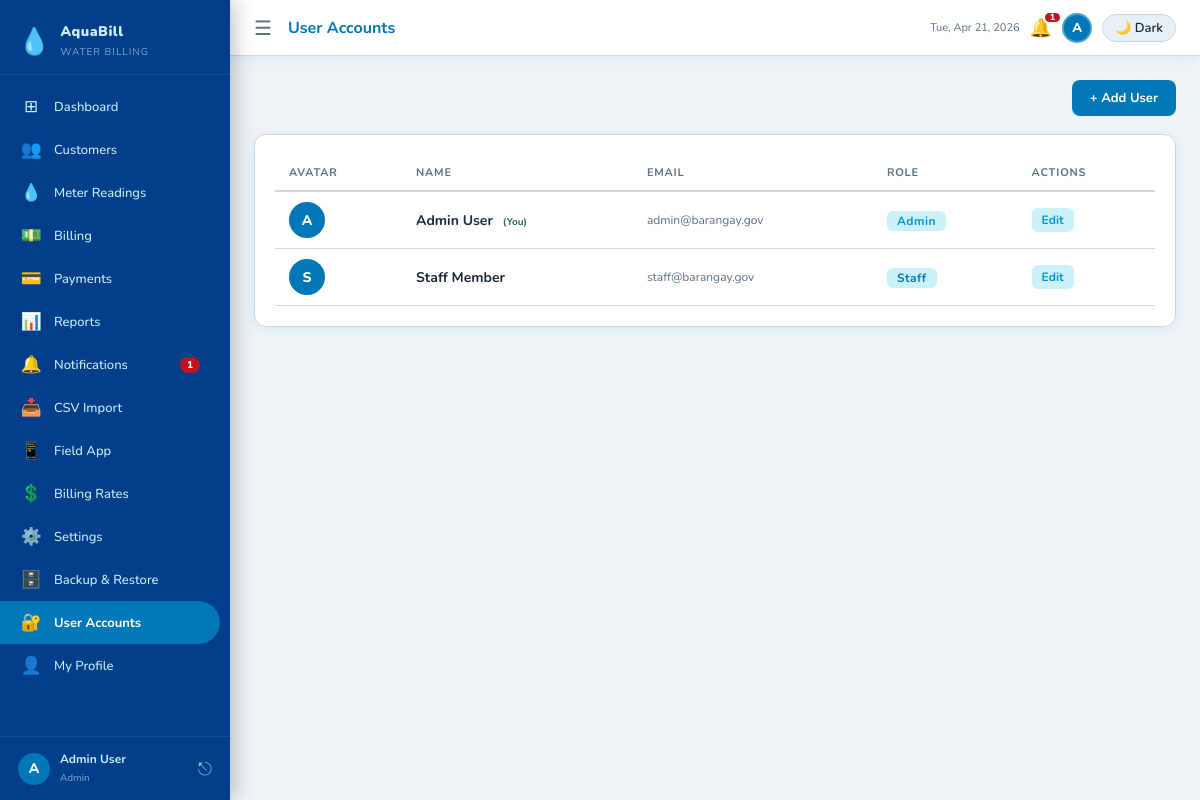
/users.php (signed in), run on the app's committed database.
### tables this page shows
CREATE TABLE IF NOT EXISTS users (
    id INT AUTO_INCREMENT PRIMARY KEY,
    name VARCHAR(120) NOT NULL,
    email VARCHAR(180) NOT NULL UNIQUE,
    password VARCHAR(255) NOT NULL,
    role ENUM('Admin','Staff') NOT NULL DEFAULT 'Staff',
    avatar CHAR(2) DEFAULT 'U',
    created_at TIMESTAMP DEFAULT CURRENT_TIMESTAMP
);

### includes/functions.php (called while the page is built, shortened)
<?php
function currentUser(): array {
    return [
        'id'     => $_SESSION['user_id']   ?? 0,
        'name'   => $_SESSION['user_name'] ?? '',
        'email'  => $_SESSION['user_email'] ?? '',
        'role'   => $_SESSION['user_role'] ?? '',
        'avatar' => $_SESSION['user_avatar'] ?? 'U',
    ];
}
function h(string $s): string {
    return htmlspecialchars($s, ENT_QUOTES, 'UTF-8');
}
function isDark(): bool {
    return ($_SESSION['dark_mode'] ?? false) === true;
}

### users.php (the view, shortened to what this page needs)
<?php
require_once 'includes/functions.php';
$pdo = getDB();
$users = $pdo->query("SELECT * FROM users ORDER BY id")->fetchAll();
require_once 'includes/header.php';
renderHeader('User Accounts', 'users');
?>
<div class="toolbar">
  <button class="btn btn-primary" onclick="document.getElementById('add-user-modal').style.display='flex'">+ Add User</button>
</div>
<div class="card">
  <div class="table-wrap">
    <table>
      <thead><tr><th>Avatar</th><th>Name</th><th>Email</th><th>Role</th><th>Actions</th></tr></thead>
      <tbody>
        <?php foreach ($users as $u): ?>
        <tr>
          <td>
            <div style="width:36px;height:36px;border-radius:50%;background:var(--accent);color:#fff;display:flex;align-items:center;justify-content:center;font-weight:800">
              <?= h($u['avatar']) ?>
            </div>
          </td>
          <td class="fw-bold">
            <?= h($u['name']) ?>
            <?php if ($u['id'] == currentUser()['id']): ?>
            <span style="font-size:10px;color:var(--success);margin-left:6px">(You)</span>
            <?php endif; ?>
          </td>
          <td class="fs-sm text-muted"><?= h($u['email']) ?></td>
          <td><span class="badge badge-<?= strtolower(h($u['role'])) ?>"><?= h($u['role']) ?></span></td>
          <td>
            <a href="users.php?edit=<?= $u['id'] ?>" class="btn btn-sm btn-info-soft">Edit</a>
          </td>
        </tr>
        <?php endforeach; ?>
      </tbody>
    </table>
  </div>
</div>
<?php renderFooter(); ?>

### includes/header.php (shortened to what this page needs)
<?php
function renderHeader(string $title = '', string $activePg = ''): void {
    $u    = currentUser();
    $dark = isDark();
?>
<!DOCTYPE html>
<html lang="en" data-theme="<?= $dark ? 'dark' : 'light' ?>">
<head>
<link rel="stylesheet" href="assets/css/style.css">
<link rel="stylesheet" media="print" href="assets/css/print.css">
</head>
<body>
<aside class="sidebar" id="sidebar">
  <div class="sidebar-logo">
    <span class="logo-icon">💧</span>
    <div class="logo-text">
      <strong><?= APP_NAME ?></strong>
      <small>WATER BILLING</small>
    </div>
  </div>
  <nav class="sidebar-nav">
    <?php
    $notifCount = 0;
    try {
        $pdo2 = getDB();
        $pdo2->exec("UPDATE bills SET status='Overdue' WHERE status='Unpaid' AND due_date < CURDATE()");
        $notifCount = (int)$pdo2->query(
            "SELECT COUNT(*) FROM bills WHERE status='Overdue' OR (status='Unpaid' AND due_date BETWEEN CURDATE() AND DATE_ADD(CURDATE(),INTERVAL 7 DAY))"
        )->fetchColumn();
    } catch (Exception $e) {}
    $navItems = [
        ['href'=>'dashboard.php',     'icon'=>'⊞', 'label'=>'Dashboard'],
        ['href'=>'customers.php',     'icon'=>'👥', 'label'=>'Customers'],
        ['href'=>'readings.php',      'icon'=>'💧', 'label'=>'Meter Readings'],
        ['href'=>'billing.php',       'icon'=>'💵', 'label'=>'Billing'],
        ['href'=>'payments.php',      'icon'=>'💳', 'label'=>'Payments'],
        ['href'=>'reports.php',       'icon'=>'📊', 'label'=>'Reports'],
        ['href'=>'notifications.php', 'icon'=>'🔔', 'label'=>'Notifications', 'badge'=>$notifCount],
        ['href'=>'import.php',        'icon'=>'📥', 'label'=>'CSV Import'],
        ['href'=>'field-app-guide.php','icon'=>'📱','label'=>'Field App'],
    ];
    if ($u['role'] === 'Admin') {
        $navItems[] = ['href'=>'rates.php',   'icon'=>'💲','label'=>'Billing Rates'];
        $navItems[] = ['href'=>'settings.php','icon'=>'⚙️','label'=>'Settings'];
        $navItems[] = ['href'=>'backup.php',  'icon'=>'🗄️','label'=>'Backup & Restore'];
        $navItems[] = ['href'=>'users.php',   'icon'=>'🔐','label'=>'User Accounts'];
    }
    $navItems[] = ['href'=>'profile.php','icon'=>'👤','label'=>'My Profile'];
    foreach ($navItems as $nav):
        $pg    = basename($nav['href'], '.php');
        $cls   = $pg === $activePg ? 'active' : '';
        $badge = $nav['badge'] ?? 0;
    ?>
    <a href="<?= $nav['href'] ?>" class="nav-item <?= $cls ?>">
      <span class="nav-icon"><?= $nav['icon'] ?></span>
      <span class="nav-label"><?= $nav['label'] ?></span>
      <?php if ($badge > 0): ?>
      <span class="nav-badge"><?= $badge ?></span>
      <?php endif; ?>
    </a>
    <?php endforeach; ?>
  </nav>
  <div class="sidebar-user">
    <div class="user-avatar"><?= h($u['avatar']) ?></div>
    <div class="user-info">
      <strong><?= h($u['name']) ?></strong>
      <small><?= h($u['role']) ?></small>
    </div>
    <a href="logout.php" title="Logout" class="logout-btn">⎋</a>
  </div>
</aside>
<div class="main-wrap">
  <header class="topbar">
    <button class="sidebar-toggle" onclick="toggleSidebar()">☰</button>
    <span class="topbar-title"><?= h($title) ?></span>
    <div class="topbar-right">
      <span class="topbar-date"><?= date('D, M j, Y') ?></span>
      <?php if (isset($notifCount) && $notifCount > 0): ?>
      <a href="notifications.php" class="topbar-bell" title="<?= $notifCount ?> alerts">
        🔔<span class="bell-badge"><?= $notifCount ?></span>
      </a>
      <?php endif; ?>
      <a href="profile.php" class="topbar-avatar" title="My Profile">
        <div class="topbar-av-circle"><?= h($u['avatar']) ?></div>
      </a>
      <a href="?dark=<?= $dark ? '0' : '1' ?>" class="btn-mode"><?= $dark ? '☀️ Light' : '🌙 Dark' ?></a>
    </div>
  </header>
  <main class="page-content">
<?php
}
function renderFooter(): void {
?>
  </main>
</div>
</body>
</html>
<?php
}

### data on the page
users: avatar "A", name "Admin User", role "Admin", shows "(You)", email "admin@barangay.gov"
users: avatar "S", name "Staff Member", email "staff@barangay.gov", role "Staff"

### other printed values
APP_NAME "AquaBill"
$nav['icon'] "⊞"
$nav['label'] "Dashboard"
$nav['icon'] "👥"
$nav['label'] "Customers"
$nav['icon'] "💧"
$nav['label'] "Meter Readings"
$nav['icon'] "💵"
$nav['label'] "Billing"
$nav['icon'] "💳"
$nav['label'] "Payments"
$nav['icon'] "📊"
$nav['label'] "Reports"
$nav['icon'] "🔔"
$nav['label'] "Notifications"
